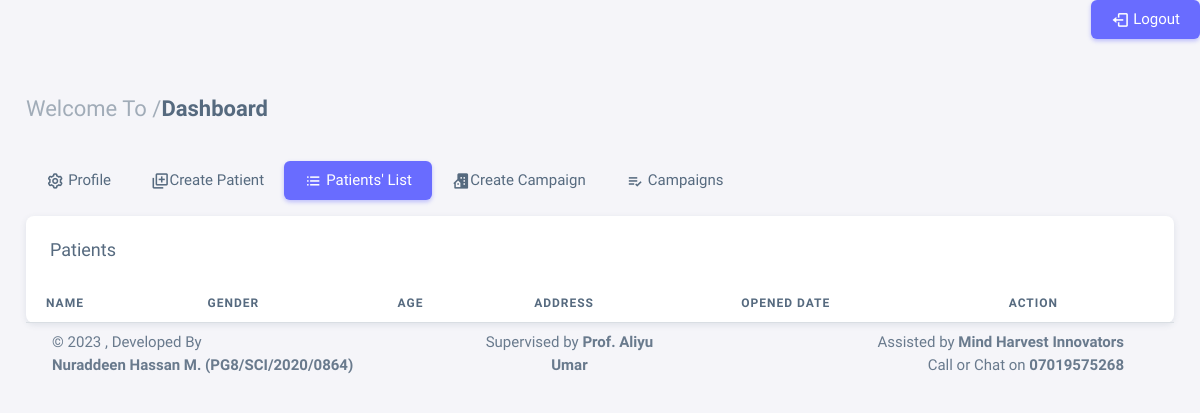
/patient-list (signed in), run on an earlier commit of the app's database.
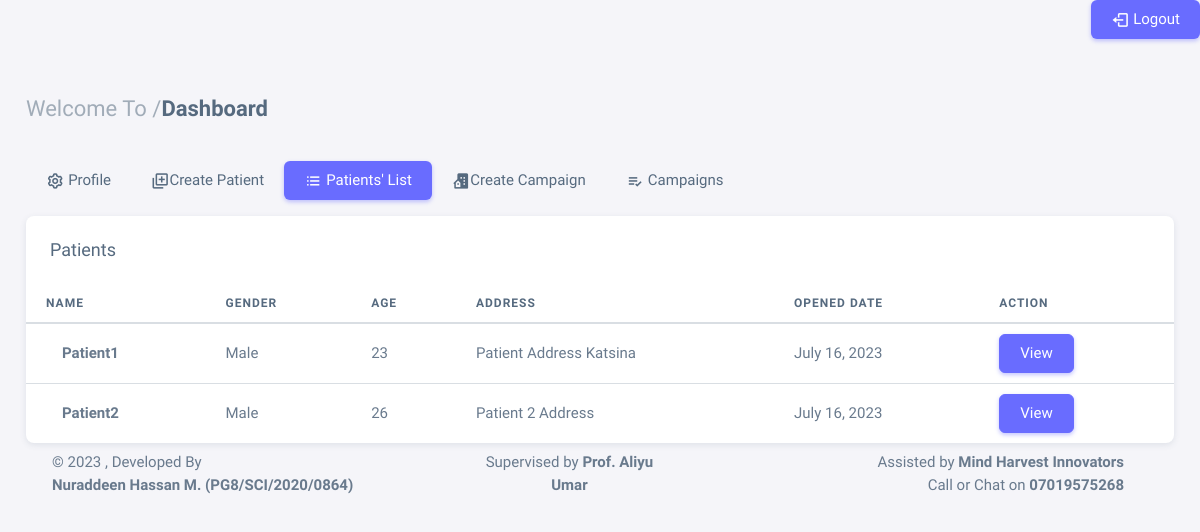
And on a later commit of the database.
### app/models.py (models this page shows, shortened)
class Patient(models.Model):
    user = models.ForeignKey(User, on_delete=models.CASCADE)
    select = (
        ('Male', 'Male'),
        ('Female', 'Female')
    )
    name = models.CharField(max_length=50)
    gender = models.CharField(max_length=50, choices=select)
    age = models.CharField(max_length=50)
    care_centre = models.ForeignKey(Station, on_delete=models.CASCADE)
    address = models.TextField(max_length=200)
    opening_date = models.DateField(auto_now_add=True)

### app/views.py (the view)
# urls.py: path('patient-list', views.Patient_List, name='patient-list'),
def Patient_List(request):
    info = get_object_or_404(Station_admin, user=request.user)
    station = info.station
    patient = Patient.objects.filter(care_centre=station)
    context = {
        'patient': patient,
    }
    return render(request, 'patient_list.html', context)

### app/templates/patient_list.html (shortened to what this page needs)
{% extends 'base.html' %}
{% block content %}
<div class="content-wrapper">
  <div class="container-xxl flex-grow-1 container-p-y">
    <h4 class="fw-semibold py-3 mb-4"><span class="text-muted fw-light">Welcome To /</span>Dashboard</h4>
  <div class="row">
    <div class="col-md-12">
        <ul class="nav nav-pills flex-column flex-md-row mb-3">
            <li class="nav-item">
                <a class="nav-link" href="{% url 'sta-admin' %}"><i class="bx bx-cog"></i>
                    Profile</a>
            </li>
            <li class="nav-item">
                <a class="nav-link" href="{% url 'addpatient' %}"><i class='bx bx-add-to-queue'></i>Create
                Patient</a>
            </li>
            <li class="nav-item">
                <a class="nav-link active" href="{% url 'patient-list' %}"><i class="bx bx-list-ul"></i>
                    Patients' List</a>
            </li>
            <li class="nav-item">
                <a class="nav-link" href="{% url 'add-camp' %}"><i class="bx bxs-building-house"></i>Create Campaign
                </a>
            </li>
            <li class="nav-item">
                <a class="nav-link" href="{% url 'sta-camp' %}"><i class="bx bx-list-check"></i> Campaigns
                </a>
            </li>
        </ul>
    <div class="card">
      <h5 class="card-header">Patients</h5>
      <div class="table-responsive text-nowrap">
        <table class="table">
          <thead>
            <tr>
              <th>Name</th>
              <th>Gender</th>
              <th>Age</th>
              <th>Address</th>
              <th>Opened Date</th>
              <th>Action</th>
            </tr>
          </thead>
          <tbody class="table-border-bottom-0">
            {% for p in patient %}
            <tr>
              <td> <strong>{{p.name}}</strong></td>
              <td>{{p.gender}} </td>
              <td>{{p.age}}</td>
              <td>{{p.address}}</td>
              <td>{{p.opening_date}}</td>
              <td>
                <a href="{% url 'patient-info' p.id %}" class="btn btn-primary me-2">View</a>
              </td>
            {% endfor %}
          </tbody>
        </table>
      </div>
    </div>
  </div>
</div>
{% endblock content %}

What changed in the data, as far as the page shows it:
added Patient: name "Patient1", gender "Male", age "23", address "Patient Address Katsina", opening_date "July 16, 2023"
added Patient: name "Patient2", gender "Male", age "26", address "Patient 2 Address", opening_date "July 16, 2023"
